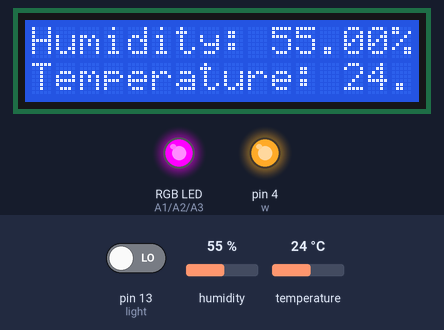
Simulated run of this sketch. Board: Arduino Uno, built with avr-gcc and run on an emulated ATmega328P. Parts: 16×2 character LCD, an RGB LED mixed from three pins (HIGH = lit), output pins drawn as LEDs (lit = HIGH). Inputs (shaded band) come from the test bench; at power-on: humidity 55 %, pin 13 (light) LOW, temperature 24 °C.

Above: at 1.2 s.
1.3 s: humidity set to 41 %
At 13.2 s:
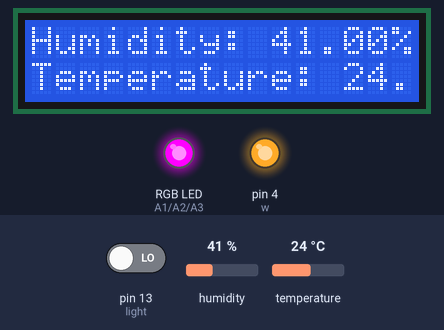
14.2 s: humidity set to 38 %
At 26.4 s:
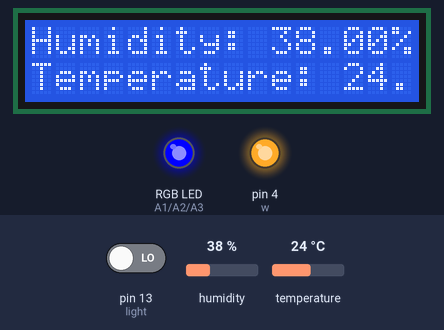
26.7 s: pin 13 (light) driven HIGH
At 38.8 s:
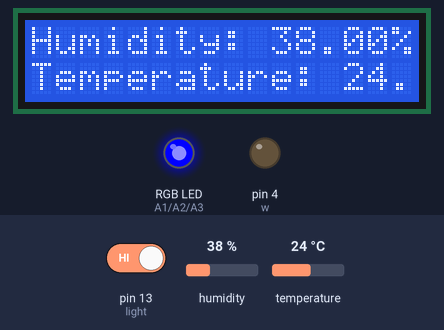
39.2 s: humidity set to 40 %
At 51.6 s:
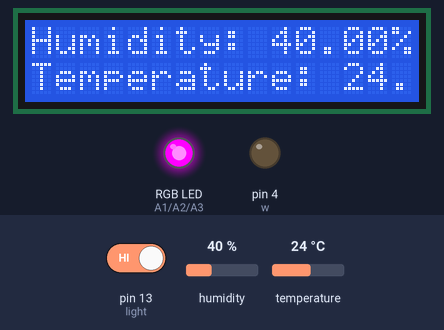
51.9 s: humidity set to 58 %
At 63.7 s:
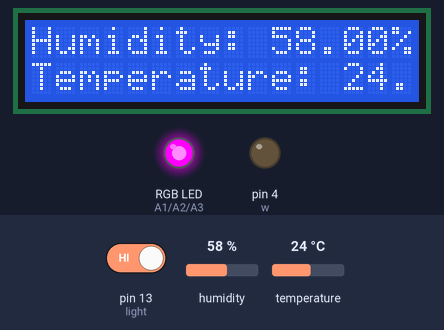
64.4 s: humidity set to 61 %
At 77.0 s:
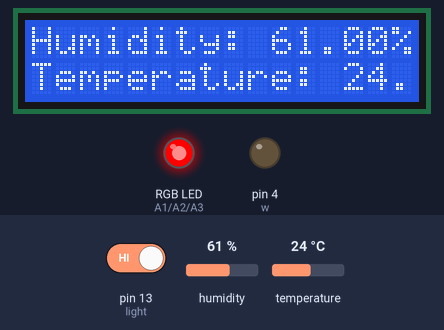
Timing chart, 0 to 78.0 s (numbered marks = the images above; inputs shaded):
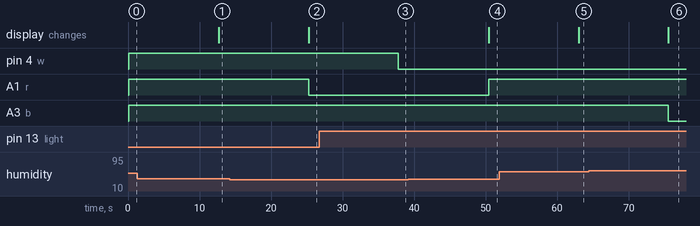

The sketch:

weather.ino
```cpp
#include <string.h>
#include <Wire.h>
#include <LiquidCrystal_I2C.h>
//dht11
#include <DHT.h>

//lcd
#define DHTTYPE DHT11   // DHT 11
const int sda = A4;
const int scl = A5;
const int w = 4;
const int r = A1;
const int g = A2;
const int b = A3;
const int DHTPIN = A0;
const int light = 13;
//init lib
DHT dht(DHTPIN, DHTTYPE);

LiquidCrystal_I2C lcd(0x27, 16, 2);  // Set the LCD I2C address

#define BACKLIGHT_PIN     13

//cores
//http://www.perbang.dk/rgbgradient/
unsigned int RED[]   = {0xff, 0xff, 0xff, 0xaa, 0x38, 0x00, 0x00, 0x00, 0x00, 0x00};
unsigned int GREEN[] = {0x00, 0x71, 0xe2, 0xff, 0xff, 0xff, 0xff, 0xe2, 0x71, 0x00};
unsigned int BLUE[]  = {0x00, 0x00, 0x00, 0x00, 0x00, 0x38, 0xa9, 0xff, 0xff, 0xff};

void setup() {
  pinMode(w, OUTPUT);
  pinMode(r, OUTPUT);
  pinMode(g, OUTPUT);
  pinMode(b, OUTPUT);
  pinMode(light, INPUT);
  pinMode(DHTPIN, INPUT);

  dht.begin();
  lcd.begin();
  lcd.backlight();
  lcd.setCursor(0, 0);
  lcd.print("Carregando");
  lcd.setCursor(0, 1);
  lcd.print("...");

  digitalWrite(r, LOW);
  digitalWrite(g, LOW);
  digitalWrite(b, LOW);
}

unsigned int val(unsigned int input) {
  unsigned int v = 0xff - input;
  return v;
}

bool getDhtOk(float &t, float &h) {
  h = dht.readHumidity();
  t = dht.readTemperature();

  return !isnan(t) || !isnan(h);
}

void loop() {
  float h = 0;
  float t = 0;

  int l = digitalRead(light);
  if (l == HIGH) {
    digitalWrite(w, LOW);
  } else {
    digitalWrite(w, HIGH);
  }

  if (!getDhtOk(t, h)) {
    String msg = "Failed to read from DHT";

  } else {
    // Print a message to the LCD.
    String text = "Humidity: " + String(h) + "%";

    String text2 = "Temperature: " + String(t) + "*C";

    lcd.setCursor(0, 0);
    lcd.print(text);
    lcd.setCursor(0, 1);
    lcd.print(text2);
  }

  int color = h / 10;
  analogWrite(r, val(RED[color]));
  analogWrite(g, val(GREEN[color]));
  analogWrite(b, val(BLUE[color]));

  delay(12510);
}
```

Measured:
- the behaviour switches between 40 and 39 % on humidity (found by bisection; images 1 and 2)
- the behaviour switches between 59 and 60 % on humidity (found by bisection; images 5 and 6)
- after the input at 1.3 s, the display: changes after 11.4 s (image 1)
- after the input at 14.2 s, A1 (r): HIGH → LOW after 11.1 s; the display: changes after 11.1 s (image 2)
- after the input at 26.7 s, pin 4 (w): HIGH → LOW after 11.1 s
- after the input at 39.2 s, A1 (r): LOW → HIGH after 11.2 s; the display: changes after 11.2 s (image 4)
- after the input at 51.9 s, the display: changes after 11.1 s (image 5)
- after the input at 64.4 s, A3 (b): HIGH → LOW after 11.1 s; the display: changes after 11.1 s (image 6)
